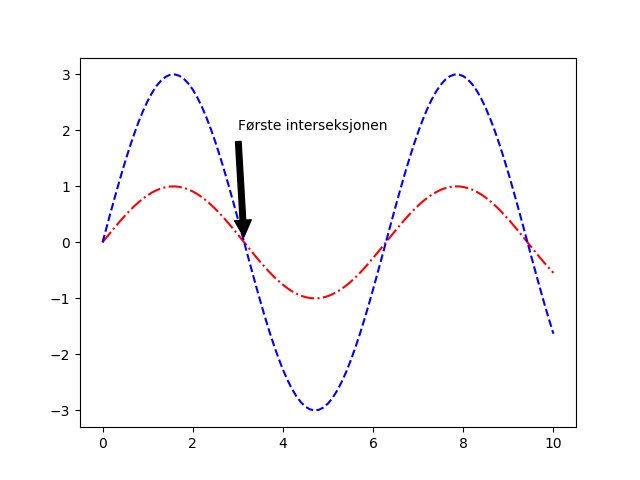

Reproduce this figure in Python.
import matplotlib.pyplot as plt
from math import sin, pi

# liste med x-verdier
xs = [n / 10 for n in range(101)]
# 2 ulike lister med y-verdier
ys_1 = [sin(x) for x in xs]
ys_2 = [3 * sin(x) for x in xs]

plt.plot(xs, ys_1, "-.r")
plt.plot(xs, ys_2, "--b")

plt.annotate("Første interseksjonen",
             xy=(pi, 0),
             xycoords="data",
             xytext=(3, 2),
             arrowprops=dict(
                 facecolor = "black",
                 shrink=0.05,
             ))

# savefig lagrer filene
plt.savefig("uke_12_oppg_3.png")

# interaktivt vindu
plt.show()